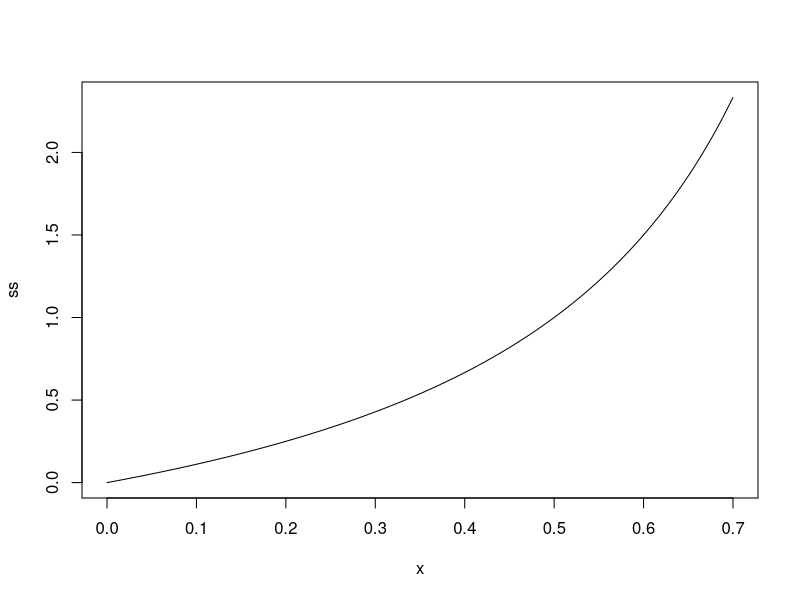

Here is the R script that generated this plot:
my_func <- function(x,n) {
  temp2 <- 0
  for(i in 1:n) {
    temp <- x^(i-1) * 5
    print(temp)
    temp2 <- temp + temp2
  }
  return(temp2)
}

my_func(2,3)

x <-stepfun(1:3,2:5, f = 0.5)
summary(x)

y0 <- c(1., 2., 4., 3.)
sfun0  <- stepfun(1:3, y0, f = 0)
sfun.2 <- stepfun(1:3, y0, f = 0.2)
sfun1  <- stepfun(1:3, y0, f = 1)
sfun1c <- stepfun(1:3, y0, right = TRUE) # hence f=1
sfun0
summary(sfun0)
summary(sfun.2)

## look at the internal structure:
unclass(sfun0)
ls(envir = environment(sfun0))

x0 <- seq(0.5, 3.5, by = 0.25)
rbind(x = x0, f.f0 = sfun0(x0), f.f02 = sfun.2(x0),
      f.f1 = sfun1(x0), f.f1c = sfun1c(x0))
## Identities :


## new task

ss <- function(b) {
  temp2 <- 0
  for(i in 1:100) {
    temp <- b^i
    temp2 <- temp + temp2
  }
  return(temp2)
}
plot(ss,xlim=range(0,0.7))
